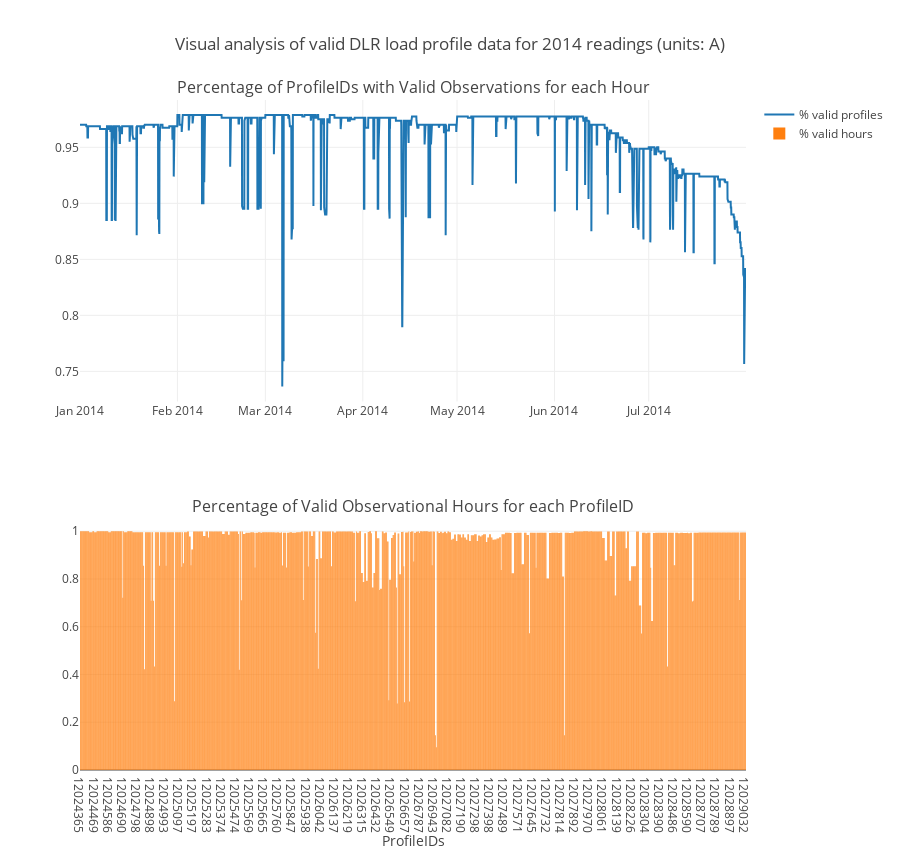

Here is the notebook cell this chart was saved with:
### Markdown cell above
## Exploring missing values in customer load data

### Code cell
ts.nanAnalysis(2014, 'A')

### Figure 1 — Plotly figure (JSON) as saved in the notebook; plotly's stock layout.template omitted (floating-point values rounded to 4 significant figures; data arrays with more than 128 entries replaced by an {"elided": "..."} marker saying what was removed)
{"data": [{"name": "% valid profiles", "type": "scatter", "x": {"elided": "5088 str values"}, "xaxis": "x1", "y": {"elided": "5088 float values"}, "yaxis": "y1"}, {"name": "% valid hours", "type": "bar", "x": {"elided": "801 str values"}, "xaxis": "x2", "y": {"elided": "801 float values"}, "yaxis": "y2"}], "layout": {"annotations": [{"font": {"size": 16}, "showarrow": false, "text": "Percentage of ProfileIDs with Valid Observations for each Hour", "x": 0.5, "xanchor": "center", "xref": "paper", "y": 1, "yanchor": "bottom", "yref": "paper"}, {"font": {"size": 16}, "showarrow": false, "text": "Percentage of Valid Observational Hours for each ProfileID", "x": 0.5, "xanchor": "center", "xref": "paper", "y": 0.375, "yanchor": "bottom", "yref": "paper"}], "height": 850, "title": "Visual analysis of valid DLR load profile data for 2014 readings (units: A)", "xaxis1": {"anchor": "y1", "domain": [0, 1]}, "xaxis2": {"anchor": "y2", "domain": [0, 1], "exponentformat": "none", "title": "ProfileIDs", "type": "category"}, "yaxis": {"domain": [0.55, 1]}, "yaxis1": {"anchor": "x1", "domain": [0.625, 1]}, "yaxis2": {"anchor": "x2", "domain": [0, 0.375]}}}
